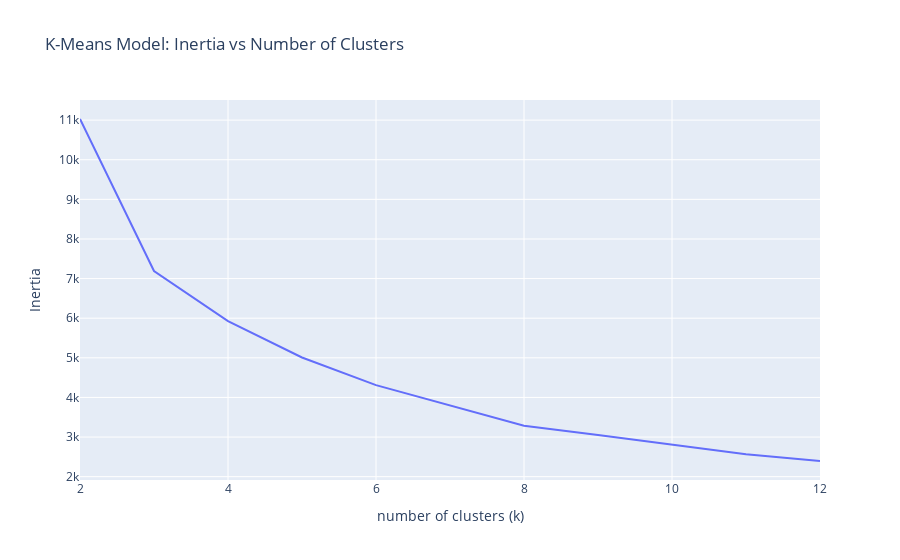

The cell this chart's notebook holds for it:
### Code cell
fig = px.line(
    x = n_clusters, y = inertia_errors, title = "K-Means Model: Inertia vs Number of Clusters"
)
fig.update_layout(xaxis_title = "number of clusters (k)", yaxis_title = "Inertia")
fig.show()

### Figure 1 — Plotly figure (JSON) as saved in the notebook; plotly's stock layout.template omitted (floating-point values rounded to 4 significant figures)
{"data": [{"hovertemplate": "x=%{x}<br>y=%{y}<extra></extra>", "legendgroup": "", "line": {"color": "#636efa", "dash": "solid"}, "marker": {"symbol": "circle"}, "mode": "lines", "name": "", "orientation": "v", "showlegend": false, "type": "scatter", "x": [2, 3, 4, 5, 6, 7, 8, 9, 10, 11, 12], "xaxis": "x", "y": [11030.0, 7191.0, 5925.0, 5008.0, 4310.0, 3805.0, 3287.0, 3053.0, 2808.0, 2565.0, 2396.0], "yaxis": "y"}], "layout": {"legend": {"tracegroupgap": 0}, "title": {"text": "K-Means Model: Inertia vs Number of Clusters"}, "xaxis": {"anchor": "y", "domain": [0, 1], "title": {"text": "number of clusters (k)"}}, "yaxis": {"anchor": "x", "domain": [0, 1], "title": {"text": "Inertia"}}}}
